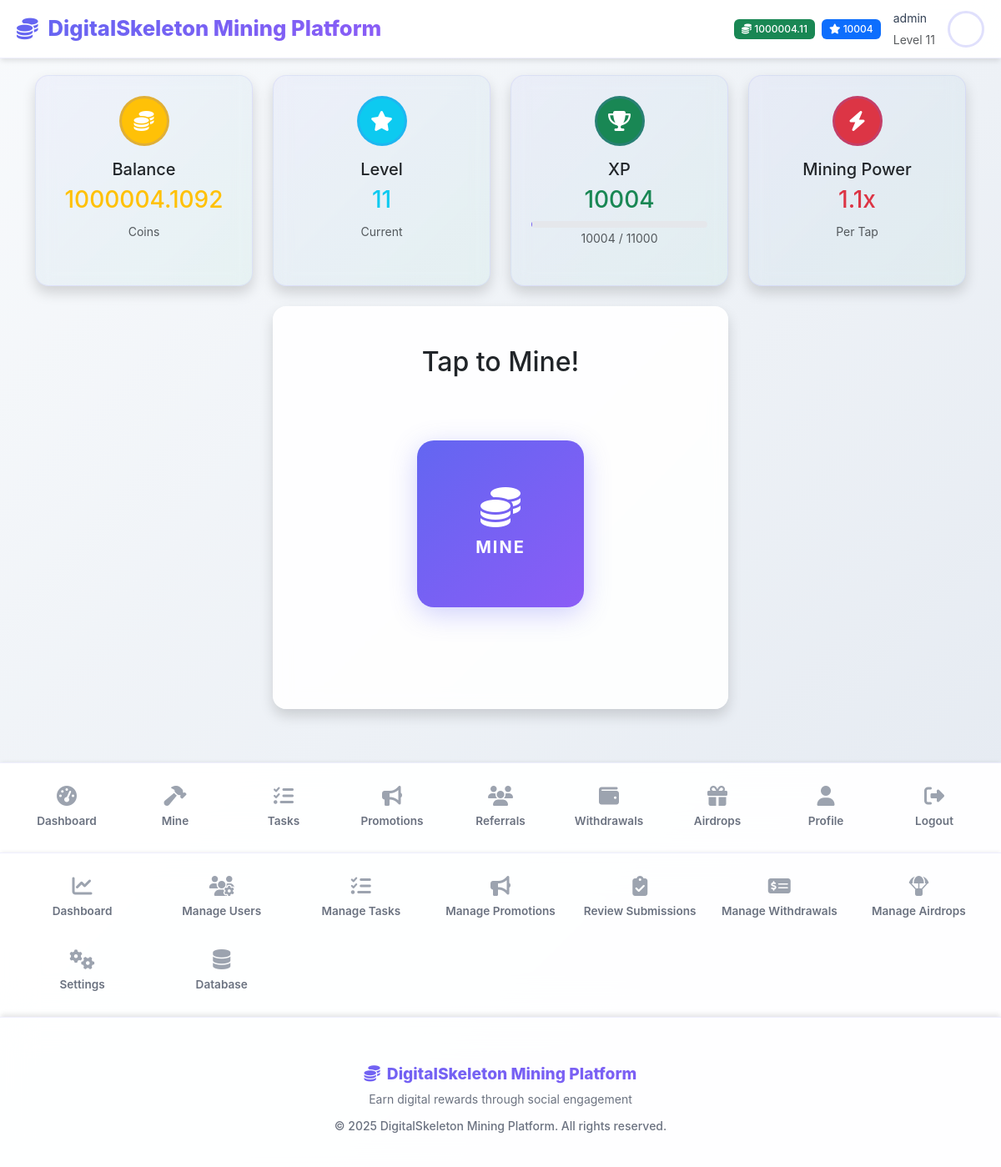
Screenshot of /mining/ (signed in) with the database file from the repository.
### models/settings.py (models this page shows, shortened)
class AppSettings(db.Model):
    id = db.Column(db.Integer, primary_key=True)
    app_name = db.Column(db.String(100), default='DigitalSkeletonCoin (DSC) Mining Platform')
    app_description = db.Column(db.Text, default='A gamified cryptocurrency mining platform')
    app_logo = db.Column(db.String(200))  # URL or path to logo
    primary_color = db.Column(db.String(7), default='#0d6efd')  # Bootstrap primary
    secondary_color = db.Column(db.String(7), default='#6c757d')  # Bootstrap secondary
    success_color = db.Column(db.String(7), default='#198754')  # Bootstrap success
    warning_color = db.Column(db.String(7), default='#ffc107')  # Bootstrap warning
    danger_color = db.Column(db.String(7), default='#dc3545')  # Bootstrap danger
    smtp_server = db.Column(db.String(100))
    smtp_port = db.Column(db.Integer, default=587)
    smtp_username = db.Column(db.String(100))
    smtp_password = db.Column(db.String(200))
    smtp_use_tls = db.Column(db.Boolean, default=True)
    smtp_from_email = db.Column(db.String(100))
    smtp_from_name = db.Column(db.String(100))
    contact_email = db.Column(db.String(100))
    support_email = db.Column(db.String(100))
    twitter_url = db.Column(db.String(200))
    telegram_url = db.Column(db.String(200))
    discord_url = db.Column(db.String(200))
    maintenance_mode = db.Column(db.Boolean, default=False)
    maintenance_message = db.Column(db.Text)
    max_upload_size = db.Column(db.Integer, default=5)  # MB
    session_timeout = db.Column(db.Integer, default=30)  # days
    updated_by = db.Column(db.Integer, db.ForeignKey('user.id'))
    updated_at = db.Column(db.DateTime, default=datetime.utcnow, onupdate=datetime.utcnow)
    @classmethod
    def get_settings(cls):
        settings = cls.query.first()
        if not settings:
            settings = cls()
            db.session.add(settings)
            db.session.commit()
        return settings

### models/user.py (models this page shows, shortened)
class User(UserMixin, db.Model):
    id = db.Column(db.Integer, primary_key=True)
    username = db.Column(db.String(64), unique=True, nullable=False)
    email = db.Column(db.String(120), unique=True, nullable=False)
    password_hash = db.Column(db.String(256))
    first_name = db.Column(db.String(64))
    last_name = db.Column(db.String(64))
    balance = db.Column(db.Float, default=0.0)
    xp = db.Column(db.Integer, default=0)
    level = db.Column(db.Integer, default=1)
    mining_power = db.Column(db.Float, default=1.0)
    is_active = db.Column(db.Boolean, default=True)
    is_admin = db.Column(db.Boolean, default=False)
    email_verified = db.Column(db.Boolean, default=True)  # Auto-verified, no verification needed
    created_at = db.Column(db.DateTime, default=datetime.utcnow)
    last_login = db.Column(db.DateTime)
    last_mining = db.Column(db.DateTime)
    daily_mission_date = db.Column(db.Date)
    daily_missions_completed = db.Column(db.Integer, default=0)
    referral_code = db.Column(db.String(16), unique=True)
    referred_by = db.Column(db.Integer, db.ForeignKey('user.id'))
    wallet_address = db.Column(db.String(200))
    wallet_type = db.Column(db.String(50))  # 'paypal', 'bank', 'crypto'
    profile_image = db.Column(db.String(255))  # path to profile image
    mining_sessions = db.relationship('MiningSession', backref='user', lazy='dynamic')
    task_completions = db.relationship('TaskCompletion', foreign_keys='TaskCompletion.user_id', backref='user', lazy='dynamic')
    task_reviews = db.relationship('TaskCompletion', foreign_keys='TaskCompletion.reviewed_by', backref='task_reviewer', lazy='dynamic')
    withdrawals = db.relationship('Withdrawal', foreign_keys='Withdrawal.user_id', backref='user', lazy='dynamic')
    withdrawal_reviews = db.relationship('Withdrawal', foreign_keys='Withdrawal.reviewed_by', backref='withdrawal_reviewer', lazy='dynamic')
    airdrop_participations = db.relationship('AirdropParticipation', backref='user', lazy='dynamic')
    def get_profile_image_url(self):
        if self.profile_image:
            if self.profile_image.startswith('default-avatar-'):
                return f"/static/images/{self.profile_image}"
            else:
                return f"/static/uploads/profiles/{self.profile_image}"
        return "/static/images/default-avatar.svg"
    @property
    def profile_image_url(self):
        return self.get_profile_image_url()
    @property
    def xp_for_next_level(self):
        return self.level * 1000
    @property
    def xp_progress(self):
        current_level_xp = (self.level - 1) * 1000
        next_level_xp = self.level * 1000
        progress_xp = self.xp - current_level_xp
        total_xp_needed = next_level_xp - current_level_xp
        return (progress_xp / total_xp_needed) * 100 if total_xp_needed > 0 else 0

### core/mining.py (the view, shortened to what this page needs)
@mining_bp.route('/')
@login_required
def mining_page():
    active_events = MiningEvent.query.filter(
        MiningEvent.is_active == True,
        MiningEvent.start_time <= datetime.utcnow(),
        MiningEvent.end_time >= datetime.utcnow()
    ).all()
    today = datetime.utcnow().date()
    daily_missions = DailyMission.query.filter_by(is_active=True).all()
    mission_progress = {}
    return render_template('mining.html',
                         events=active_events,
                         missions=daily_missions,
                         mission_progress=mission_progress)

### templates/mining.html (shortened to what this page needs)
{% extends "base.html" %}
{% block extra_head %}
<link rel="stylesheet" href="{{ url_for('static', filename='css/mining.css') }}">
{% endblock %}
{% block content %}
<div class="container">
    <div class="row g-4 mb-4">
        <div class="col-lg-3 col-md-6">
            <div class="card border-0 shadow card-gradient h-100">
                <div class="card-body text-center p-4">
                    <div class="bg-warning rounded-circle d-flex align-items-center justify-content-center mx-auto mb-3" style="width: 60px; height: 60px;">
                        <i class="fas fa-coins text-white" style="font-size: 1.5rem;"></i>
                    </div>
                    <h5 class="card-title">Balance</h5>
                    <h3 class="text-warning" id="user-balance">{{ "%.4f"|format(current_user.balance) }}</h3>
                    <small class="text-muted">Coins</small>
                </div>
            </div>
        </div>
        <div class="col-lg-3 col-md-6">
            <div class="card border-0 shadow card-gradient h-100">
                <div class="card-body text-center p-4">
                    <div class="bg-info rounded-circle d-flex align-items-center justify-content-center mx-auto mb-3" style="width: 60px; height: 60px;">
                        <i class="fas fa-star text-white" style="font-size: 1.5rem;"></i>
                    </div>
                    <h5 class="card-title">Level</h5>
                    <h3 class="text-info" id="user-level">{{ current_user.level }}</h3>
                    <small class="text-muted">Current</small>
                </div>
            </div>
        </div>
        <div class="col-lg-3 col-md-6">
            <div class="card border-0 shadow card-gradient h-100">
                <div class="card-body text-center p-4">
                    <div class="bg-success rounded-circle d-flex align-items-center justify-content-center mx-auto mb-3" style="width: 60px; height: 60px;">
                        <i class="fas fa-trophy text-white" style="font-size: 1.5rem;"></i>
                    </div>
                    <h5 class="card-title">XP</h5>
                    <h3 class="text-success" id="user-xp">{{ current_user.xp }}</h3>
                    <div class="progress mt-2" style="height: 8px;">
                    </div>
                    <small class="text-muted">
                        <span id="current-xp">{{ current_user.xp }}</span> /
                        <span id="next-level-xp">{{ current_user.xp_for_next_level }}</span>
                    </small>
                </div>
            </div>
        </div>
        <div class="col-lg-3 col-md-6">
            <div class="card border-0 shadow card-gradient h-100">
                <div class="card-body text-center p-4">
                    <div class="bg-danger rounded-circle d-flex align-items-center justify-content-center mx-auto mb-3" style="width: 60px; height: 60px;">
                        <i class="fas fa-bolt text-white" style="font-size: 1.5rem;"></i>
                    </div>
                    <h5 class="card-title">Mining Power</h5>
                    <h3 class="text-danger">{{ "%.1f"|format(current_user.mining_power) }}x</h3>
                    <small class="text-muted">Per Tap</small>
                </div>
            </div>
        </div>
    </div>
    <div class="row justify-content-center mb-4">
        <div class="col-lg-6 text-center">
            <div class="card border-0 shadow mining-card">
                <div class="card-body p-5">
                    <h2 class="mb-4">Tap to Mine!</h2>
                    <div class="mining-container mb-4">
                        <button id="mine-btn" class="btn-mine mining-button" onclick="startMining()">
                            <i class="fas fa-coins"></i>
                            <span class="mine-text">MINE</span>
                        </button>
                        <div id="floating-coins"></div>
                    </div>
                </div>
            </div>
        </div>
    </div>
</div>
{% endblock %}

### templates/base.html (shortened to what this page needs)
<!DOCTYPE html>
<html lang="en" data-bs-theme="light">
<head>
    <link href="https://cdn.jsdelivr.net/npm/bootstrap@5.3.0/dist/css/bootstrap.min.css" rel="stylesheet">
    <link rel="stylesheet" href="https://cdnjs.cloudflare.com/ajax/libs/font-awesome/6.4.0/css/all.min.css">
    <link rel="stylesheet" href="{{ url_for('static', filename='css/style.css') }}">
    {% block extra_head %}{% endblock %}
</head>
<body>
    <header class="app-header">
        <a href="{{ url_for('index') }}" class="brand">
            <i class="fas fa-coins"></i>
            {{ app_settings.app_name }}
        </a>
        {% if current_user.is_authenticated %}
        <div class="user-info">
            <div class="d-flex align-items-center gap-2">
                <span class="badge bg-success">
                    <i class="fas fa-coins"></i> {{ "%.2f"|format(current_user.balance) }}
                </span>
                <span class="badge bg-primary">
                    <i class="fas fa-star"></i> {{ current_user.xp }}
                </span>
            </div>
            <div class="username d-none d-md-block">
                <small>{{ current_user.username }}</small><br>
                <small class="text-muted">Level {{ current_user.level }}</small>
            </div>
            <img src="{{ current_user.profile_image_url }}"
                 alt="Profile" class="user-avatar">
        </div>
        {% endif %}
    </header>
    <main class="main-content">
        <div class="container-fluid">
            {% block content %}{% endblock %}
        </div>
    </main>
    {% if current_user.is_authenticated %}
    <nav class="user-nav">
        <div class="user-nav-grid">
            <a class="user-nav-item" href="{{ url_for('dashboard') }}">
                <i class="fas fa-tachometer-alt"></i>
                <span>Dashboard</span>
            </a>
            <a class="user-nav-item" href="{{ url_for('mining.mining_page') }}">
                <i class="fas fa-hammer"></i>
                <span>Mine</span>
            </a>
            <a class="user-nav-item" href="{{ url_for('tasks.tasks_page') }}">
                <i class="fas fa-tasks"></i>
                <span>Tasks</span>
            </a>
            <a class="user-nav-item" href="{{ url_for('promotions.promotions_dashboard') }}">
                <i class="fas fa-bullhorn"></i>
                <span>Promotions</span>
            </a>
            <a class="user-nav-item" href="{{ url_for('referrals') }}">
                <i class="fas fa-users"></i>
                <span>Referrals</span>
            </a>
            <a class="user-nav-item" href="{{ url_for('withdrawals') }}">
                <i class="fas fa-wallet"></i>
                <span>Withdrawals</span>
            </a>
            <a class="user-nav-item" href="{{ url_for('airdrops') }}">
                <i class="fas fa-gift"></i>
                <span>Airdrops</span>
            </a>
            <a class="user-nav-item" href="{{ url_for('profile') }}">
                <i class="fas fa-user"></i>
                <span>Profile</span>
            </a>
            <a class="user-nav-item" href="{{ url_for('auth.logout') }}">
                <i class="fas fa-sign-out-alt"></i>
                <span>Logout</span>
            </a>
        </div>
    </nav>
    {% endif %}
    {% if current_user.is_authenticated and current_user.is_admin %}
    <nav class="admin-nav">
        <div class="admin-nav-grid">
            <a class="admin-nav-item" href="{{ url_for('admin.dashboard') }}">
                <i class="fas fa-chart-line"></i>
                <span>Dashboard</span>
            </a>
            <a class="admin-nav-item" href="{{ url_for('admin.users') }}">
                <i class="fas fa-users-cog"></i>
                <span>Manage Users</span>
            </a>
            <a class="admin-nav-item" href="{{ url_for('admin.tasks') }}">
                <i class="fas fa-list-check"></i>
                <span>Manage Tasks</span>
            </a>
            <a class="admin-nav-item" href="{{ url_for('promotions.admin_promotions') }}">
                <i class="fas fa-bullhorn"></i>
                <span>Manage Promotions</span>
            </a>
            <a class="admin-nav-item" href="{{ url_for('admin.task_completions') }}">
                <i class="fas fa-clipboard-check"></i>
                <span>Review Submissions</span>
            </a>
            <a class="admin-nav-item" href="{{ url_for('admin.withdrawals') }}">
                <i class="fas fa-money-check-alt"></i>
                <span>Manage Withdrawals</span>
            </a>
            <a class="admin-nav-item" href="{{ url_for('admin.airdrops') }}">
                <i class="fas fa-parachute-box"></i>
                <span>Manage Airdrops</span>
            </a>
            <a class="admin-nav-item" href="{{ url_for('admin.settings') }}">
                <i class="fas fa-cogs"></i>
                <span>Settings</span>
            </a>
            <a class="admin-nav-item" href="{{ url_for('admin.database_management') }}">
                <i class="fas fa-database"></i>
                <span>Database</span>
            </a>
        </div>
    </nav>
    {% endif %}
    <footer class="app-footer">
        <div class="container text-center py-3">
            <h6 class="text-primary mb-2">
                <i class="fas fa-coins me-2"></i>{{ app_settings.app_name }}
            </h6>
            <p class="text-muted small mb-2">
                Earn digital rewards through social engagement
            </p>
            <small class="text-muted">
                &copy; 2025 {{ app_settings.app_name }}. All rights reserved.
            </small>
        </div>
    </footer>
</body>
</html>

### rows the page displays
AppSettings: app_name "DigitalSkeleton Mining Platform"
User: balance "1000004.11", xp "10004", username "admin", level "11", profile_image_url (placeholder picture), balance "1000004.1092", xp_for_next_level "11000", mining_power "1.1"
